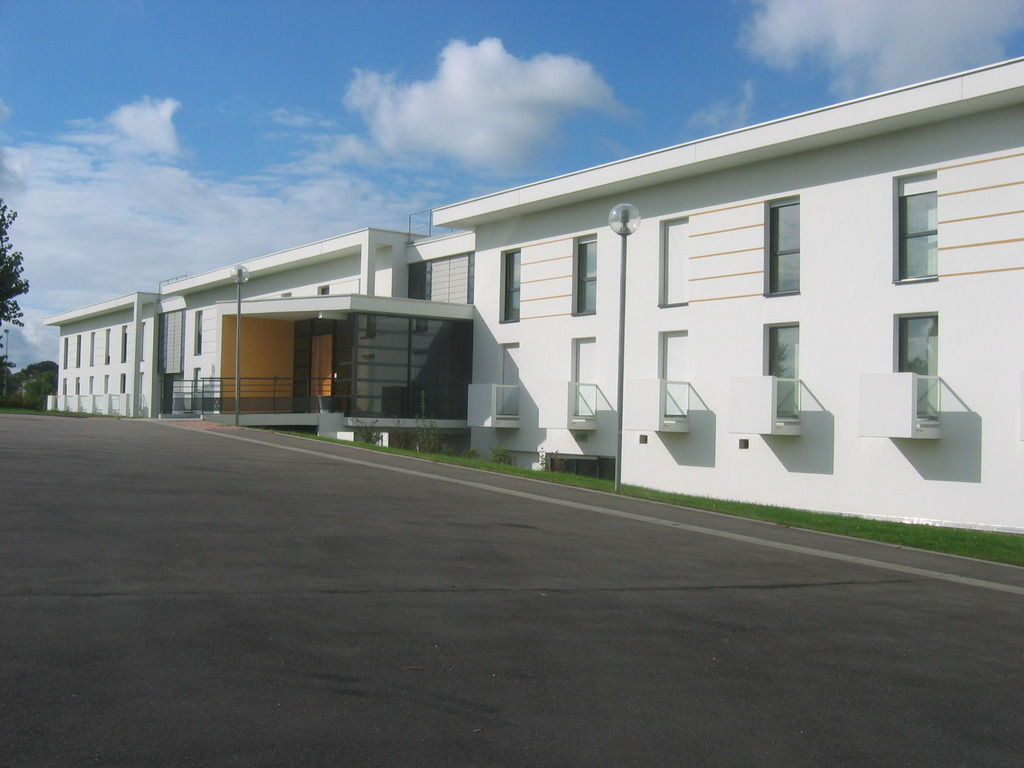
#> input picture supelecMetz.jpg, 1024 x 768 px
$ python testER.py
#> lines starting #> are read from the running program, lines starting #| are printed output that depends on the picture; after the words box and inside, x2 and y2 are one past the last pixel; in counts of white or black regions, pixels touching at a corner belong together; long printed decimals are rounded
### intersection.py
#! /usr/bin/env python
# -*- coding: utf-8 -*-
import cv2
import numpy as np
import os

def getIntersection(line1, line2):

    x1=line1[0]
    y1=line1[1]
    x2=line1[2]
    y2=line1[3]
    x3=line2[0]
    y3=line2[1]
    x4=line2[2]
    y4=line2[3]
    a1=(y2-y1)/(x2-x1)
    b1=y1-a1*x1
    a2=(y4-y3)/(x4-x3)
    b2=y3-a2*x3
    x=(b1-b2)/(a2-a1)
    y=a1*x+b1

    return np.array([x,y])

# [16 lines left out: function getIntersectionV, not called in this run]


### conversion.py
#! /usr/bin/env python
# -*- coding: utf-8 -*-
import cv2
import numpy as np
import os

#D : droite
#P : point

# [14 lines left out: function p2cD, not called in this run]

def c2cP(newO, point):
    x=point[0]-newO[0]
    y=point[1]-newO[1]
    return np.array([x,y])

def c2pP(point):
    x=point[0]
    y=point[1]
    rho=np.sqrt(x*x+y*y)
    if(x>0 and y>=0):
        theta=np.arctan(y/x)
    elif(x>0 and y<0):
        theta=np.arctan(y/x)+2*np.pi
    elif(x<0):
        theta=np.arctan(y/x)+np.pi
    elif(x==0 and y>0):
        theta=np.pi/2
    elif(x==0 and y<0):
        theta=-np.pi/2
    return np.array([rho,theta])


### testER.py
#!/usr/bin/env python
# -*- coding: utf-8 -*-

#pointInterPC = np.load('pointInterPC.npy')
############


import cv2
import numpy as np
import os
from intersection import *
from conversion import *
import math

img = cv2.imread("supelecMetz.jpg",1)
#> img is the input picture: shape (768, 1024, 3); mean B, G, R 133.1, 126.3, 116.2
grey = cv2.imread("supelecMetz.jpg",0)
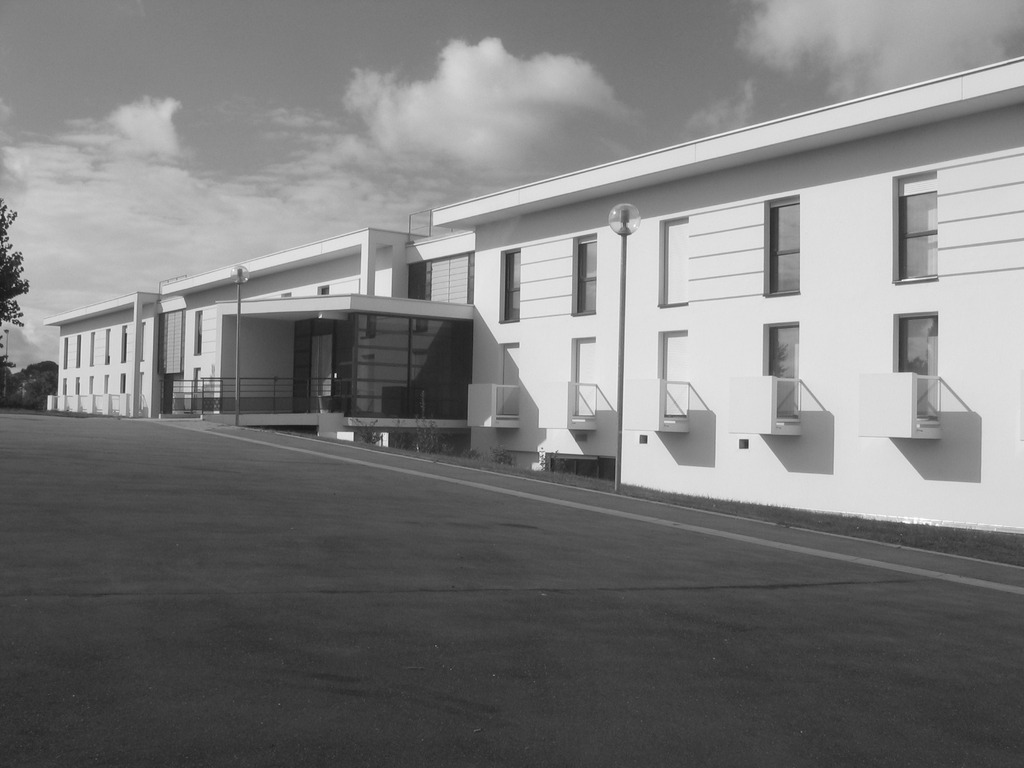
#> grey: shape (768, 1024); min 16, max 255, mean 124.1

height = float(np.size(img, 0))
#> height = 768
width = float(np.size(img, 1))
#> width = 1024
taille = height*width
#> taille = 786432
e=200
rayon=np.sqrt(height*height+width*width)/2 - e
#> rayon = 440
edges = cv2.Canny(grey,50,150,apertureSize = 3)
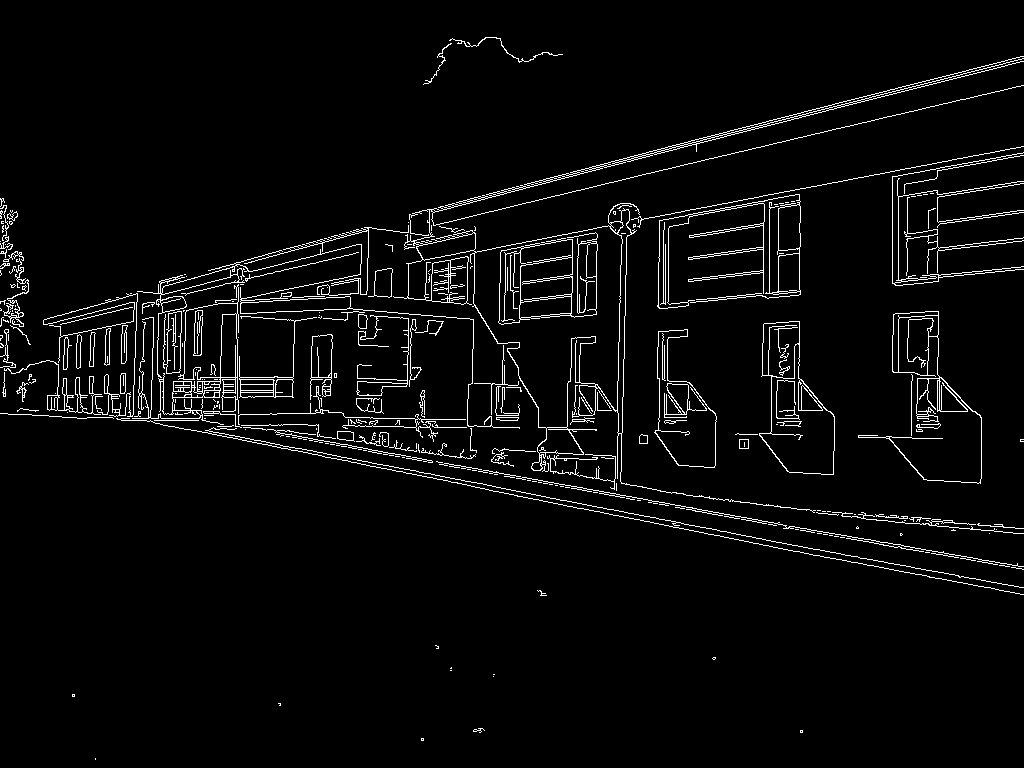
#> edges: shape (768, 1024); 3.8% white in thin lines or dots

cv2.imshow("Canny",edges)
cv2.waitKey(0)

"""
minLineLength = 30
maxLineGap = 10
lines = cv2.HoughLinesP(edges,1,np.pi/180,15,minLineLength,maxLineGap)
"""

lines1 = cv2.HoughLines(edges,1,np.pi/180,200)
#> lines1 = 35 rows, first 8: [383, 1.76], [380, 1.75], [338, 1.38], [317, 1.31], [307, 1.33], [388, 1.76], [314, 1.31], [305, 1.33]
linesList=[]

for x in range(0, len(lines1)):
    for rho,theta in lines1[x]:
        a = np.cos(theta)
        b = np.sin(theta)
        x0 = a*rho
        y0 = b*rho
        x1 = (x0 + taille*(-b))
        y1 = (y0 + taille*(a))
        x2 = (x0 - taille*(-b))
        y2 = (y0 - taille*(a))
        cv2.line(img,(int(x1),int(y1)),(int(x2),int(y2)),(0,0,255),1)
        d=np.array([x1,y1,x2,y2])
        linesList.append(d)
#> this loop made 35 passes
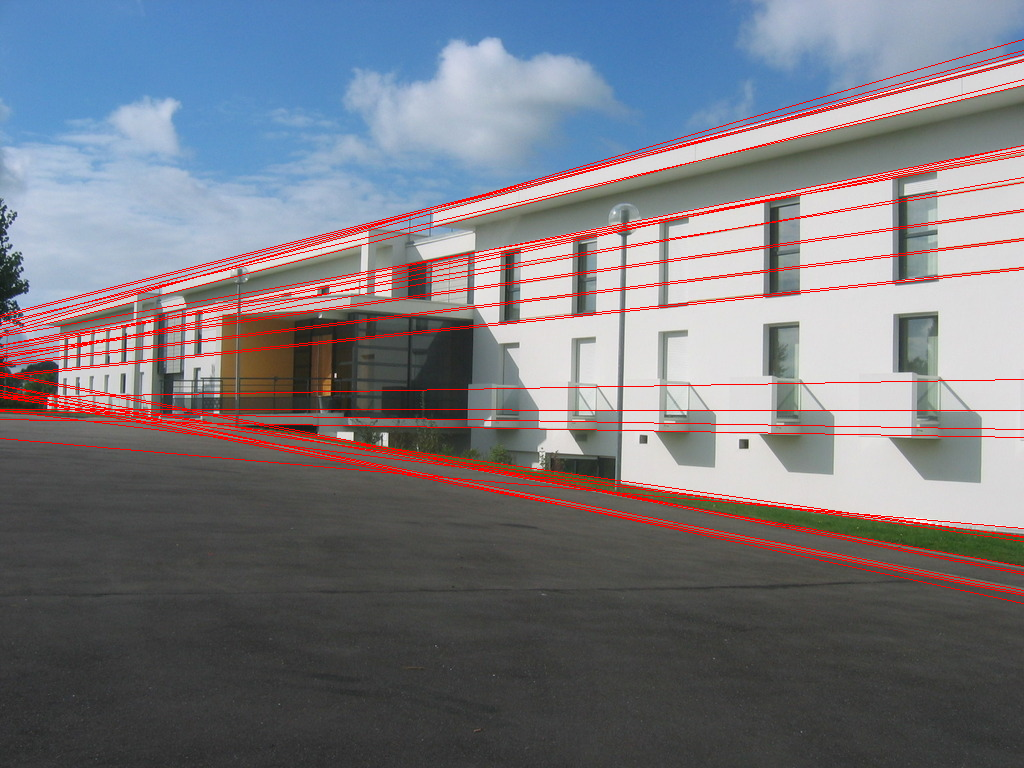
#> img: shape (768, 1024, 3); 4.29% of pixels changed, all inside (x1, y1, x2, y2) = (0, 39, 1024, 604)
#> after the loop, linesList = 35 items

cv2.imshow("Hough Transform",img)
cv2.waitKey(0)

#print(linesList)
#print(len(linesList))

linesLen=len(linesList)
#> linesLen = 35

c1Points=[] #liste des points d'intersection repere cartesien 1


for j in range(0,linesLen):
   for k in range(j+1,linesLen):
    if (linesList[j][0]!=linesList[j][2] or linesList[k][0]!=linesList[k][2]): #si au moins une des droites n'est pas verticale
        if (linesList[j][0]==linesList[j][2]): #si la 1ere droite est verticale:
            c1Points.append(getIntersectionV(linesList[j],linesList[k]))
#            print('1ere verticale')
        elif (linesList[k][0]==linesList[k][2]): #si la 2eme droite est verticale
            c1Points.append(getIntersectionV(linesList[k],linesList[j]))
#            print('2eme verticale')
        elif ( (linesList[j][3]-linesList[j][1])/(linesList[j][2]-linesList[j][0]) != (linesList[k][3]-linesList[k][1])/(linesList[k][2]-linesList[k][0]) ): #si les droites ne sont pas paralleles
            c1Points.append(getIntersection(linesList[j],linesList[k]))
#> this loop made 35 passes
# [8 lines of commented-out code are left out]
print (len(c1Points))
#| 572

pointsLen=len(c1Points)

for m in range(0,pointsLen):
    cv2.circle(img,(int(c1Points[m][0]),int(c1Points[m][1])),2,(0,0,0),-1)
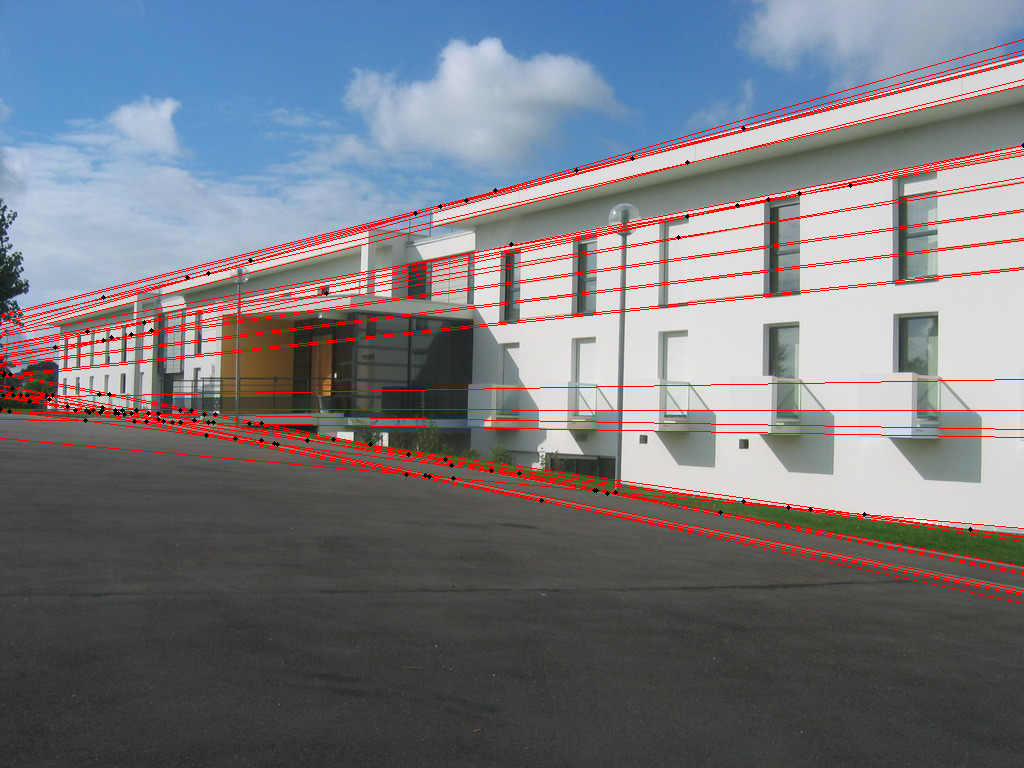
#> img: shape (768, 1024, 3); 0.17% of pixels changed, all inside (x1, y1, x2, y2) = (0, 126, 1024, 532)


c2Points=[] #liste des points d'intersection repere cartesien 2

for l in range(0,pointsLen):
    c2Points.append(c2cP((width/2,height/2),c1Points[l]))

print(len(c2Points))
#| 572

erPoints=[]

for l in range(0,pointsLen):
    if(np.sqrt(c2Points[l][0]*c2Points[l][0]+c2Points[l][1]*c2Points[l][1]) >= rayon):
        erPoints.append(c2Points[l])

erPointsLen=len(erPoints)
pointInterER = np.empty(shape=[0,2])

for k in range(0, erPointsLen):
    pointInterER = np.insert(pointInterER,pointInterER.shape[0],c2pP(erPoints[k]),axis=0)

#print(pointInterER)


############


w = 0.02 #the width of bin of angle(angle coordinate)
#tau = 0.01 #the width of angle bin for the bin of P(radial coordinate)
l = 30
r = 1000   #sutibal radius for bound Pi of Pmax and Pmin

m = int(2*math.pi//w)

#pointCounter = np.empty(shape=[m])


###### count the number of point in each bin of angle and find the bin with most points

j = 1
counterERphi = []
pointCopyPhi = pointInterER
while j < m :
    i = 0
    c = 0
    while i < pointCopyPhi.shape[0] :
        if (pointCopyPhi[[i],[1]] >=((j-1)*w) and pointCopyPhi[[i],[1]] < (j*w)):
            c+=1
            pointCopyPhi = np.delete(pointCopyPhi,i,axis=0)

            #pointCounter[j-1] = int(pointCounter[j-1])+1
           # print(pointCounter[j-1])
        else:
            i+=1

    counterERphi.append(c)
    j+=1

###the last bin of angle [-math.pi+(m-1)*w,math.pi]

i = 0
c = 0
while i < pointCopyPhi.shape[0]:
    if  (pointCopyPhi[[i],[1]] >=((m-1)*w) and pointCopyPhi[[i],[1]] < (2*math.pi)):
         c+=1
    i+=1
counterERphi.append(c)


print(counterERphi)
#> (printed output is left out)

###find the bin with the most point
MaxPhi = max(counterERphi)
#print(MaxPhi)

indexPhi = counterERphi.index(MaxPhi)
print(indexPhi)
#| 155
print(counterERphi[indexPhi])
#| 142

#####count the number of point in the bin of r in the sector we have found  and find the bin with most points

##creat a array contain the points of the sector we find
pointInterSector = np.empty(shape=[0,2])
i = 0
while i < pointInterER.shape[0]:
    if (pointInterER[[i],[1]] >= (indexPhi*w) and pointInterER[[i],[1]] < (indexPhi+1)*w):
        pointInterSector = np.insert(pointInterSector,pointInterSector.shape[0],pointInterER[i],axis=0)
    i+=1
print(pointInterSector.shape)
#| (142, 2)

#find Pmax,Pmin,phiMax,phiMin
Pmax = np.amax(np.amax(pointInterSector,1))
Pmin = np.amin(np.amax(pointInterSector,1))
print(Pmax)
#| 1031.597
print(Pmin)
#| 459.508
phiMin = math.atan(Pmin/r)
phiMax = math.atan(Pmax/r)
# [6 lines of commented-out code are left out]

j = 1
p = [Pmin]  #the list of Pi
counterERp = []
pointCopyP = pointInterSector
while j <= l:
    i = 0
    c = 0
    p.append(r*math.tan(phiMin + j*(phiMax-phiMin)/l))
    while i < pointCopyP.shape[0]:
        if (p[j-1] <= pointCopyP[i][0] < p[j]):
            c+=1
            pointCopyP = np.delete(pointCopyP,i,axis=0)
        else:
            i+=1
    counterERp.append(c)
    j+=1
print(p)
#> (printed output is left out)
print(counterERp)
#| [3, 2, 2, 2, 0, 0, 0, 0, 0, 1, 0, 0, 0, 1, 0, 1, 2, 3, 4, 14, 17, 21, 12, 19, 18, 11, 4, 2, 1, 1]
print(len(counterERp))
#| 30
MaxP = max(counterERp)
print(MaxP)
#| 21
indexP = counterERp.index(MaxP)
print(indexP)
#| 21

##find the candidate vanishing point

i = 0
vpER = np.empty(shape=[0,2])

while i < pointInterSector.shape[0]:
    if p[indexP] < pointInterSector[i][0] < p[indexP+1]:
        vpER = np.insert(vpER,vpER.shape[0],pointInterSector[i],axis=0)
    i+=1
print(vpER)
#> (printed output is left out)
print(vpER.shape)
#| (21, 2)
